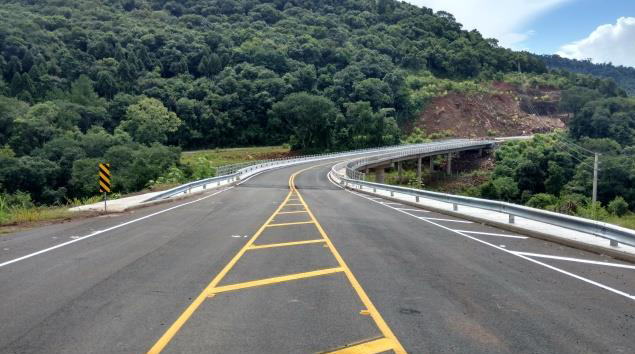
#> input picture computacao-grafica-opencv-python/Computação Gráfica/images/estrada.png, 635 x 354 px
$ python segmentacao.py   (older library calls are emulated)
#> lines starting #> are read from the running program, lines starting #| are printed output that depends on the picture
import numpy as np
import cv2
img = cv2.imread('images/estrada.png')
#> img is the input picture: shape (354, 635, 3); mean B, G, R 103.7, 107.7, 99.7
img = cv2.cvtColor(img, cv2.COLOR_BGR2GRAY)
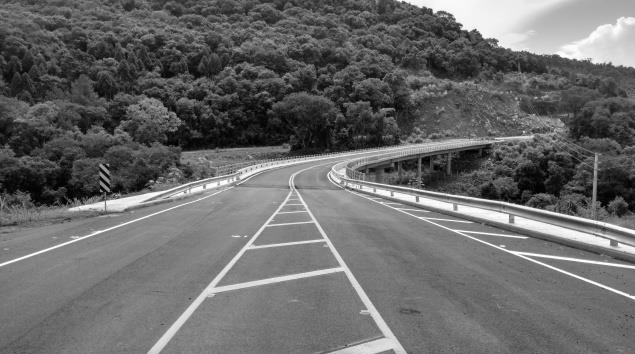
#> img: shape (354, 635); min 0, max 255, mean 104.9
sobelX = cv2.Sobel(img, cv2.CV_64F, 1, 0)
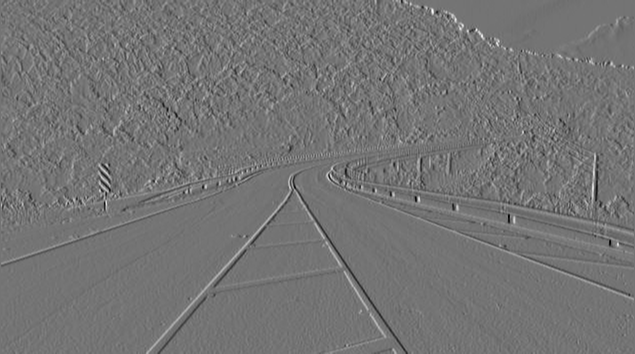
#> sobelX: shape (354, 635) float64; min -549, max 654, mean 0.4; drawn with min black and max white
sobelY = cv2.Sobel(img, cv2.CV_64F, 0, 1)
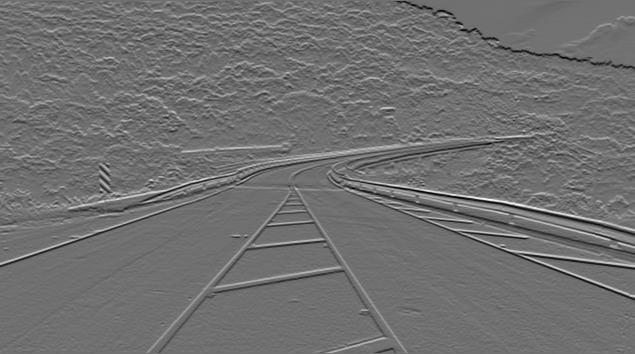
#> sobelY: shape (354, 635) float64; min -660, max 834, mean -0.3; drawn with min black and max white
sobelX = np.uint8(np.absolute(sobelX))
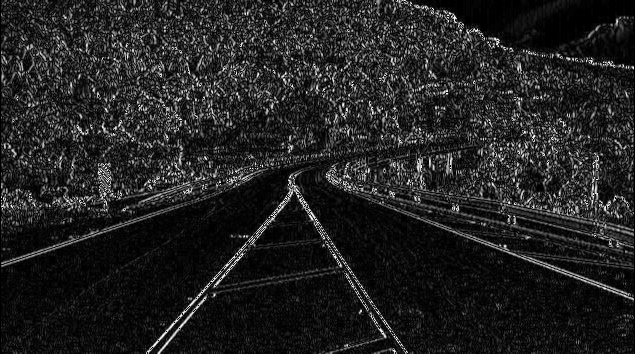
#> sobelX: shape (354, 635); min 0, max 255, mean 34.4
sobelY = np.uint8(np.absolute(sobelY))
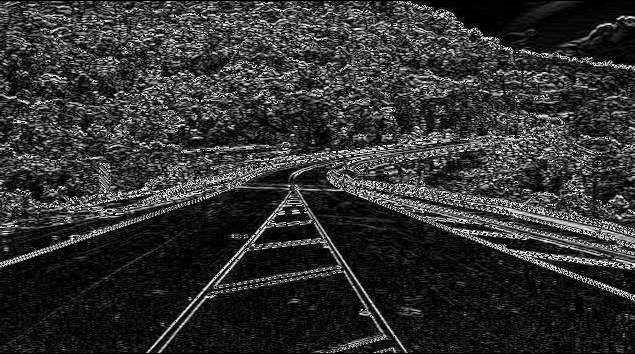
#> sobelY: shape (354, 635); min 0, max 255, mean 49.7
sobel = cv2.bitwise_or(sobelX, sobelY)
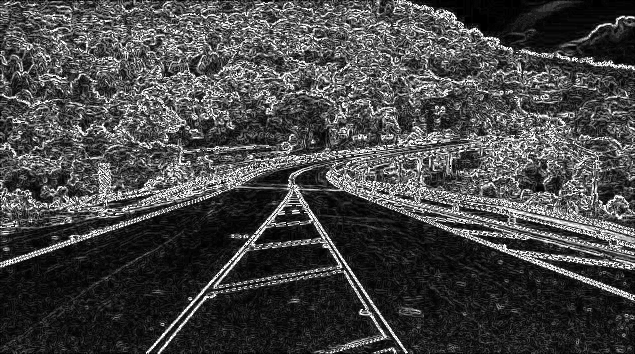
#> sobel: shape (354, 635); min 0, max 255, mean 69.9
resultado = np.vstack([ np.hstack([img, sobelX]), np.hstack([sobelY, sobel]) ])
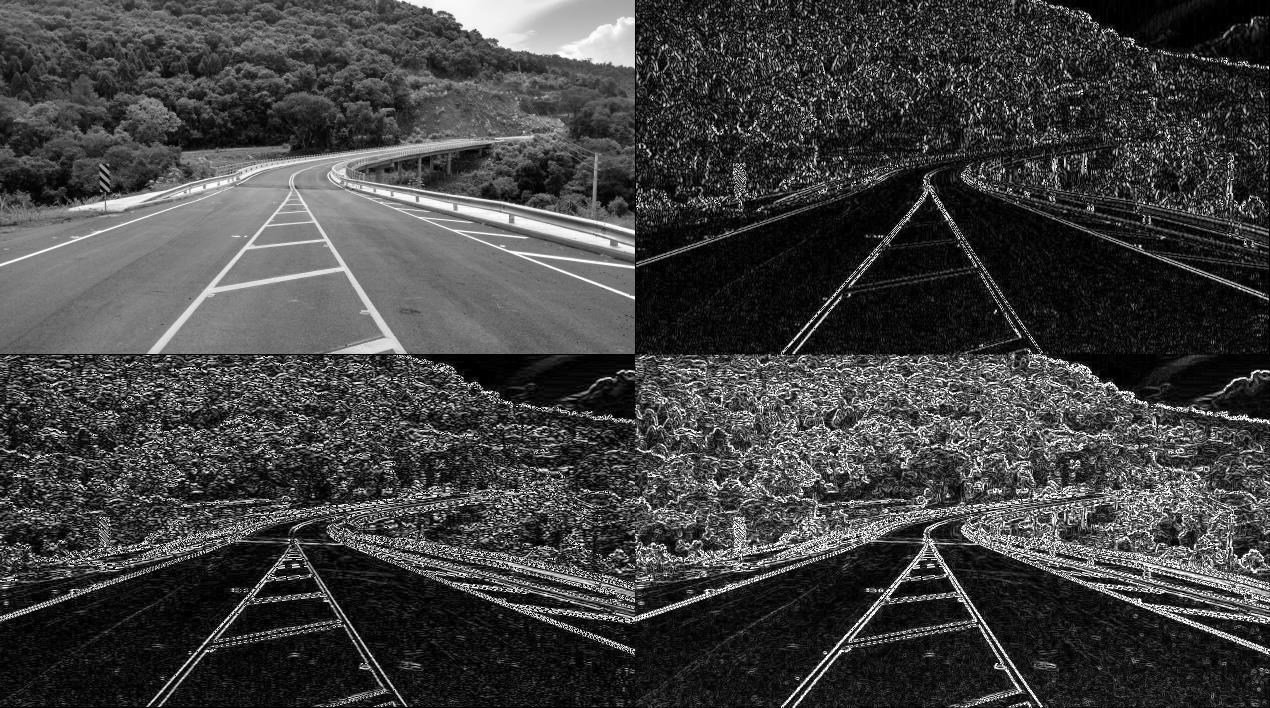
#> resultado: shape (708, 1270); min 0, max 255, mean 64.7
cv2.imshow("Sobel", resultado)
cv2.waitKey(0)
